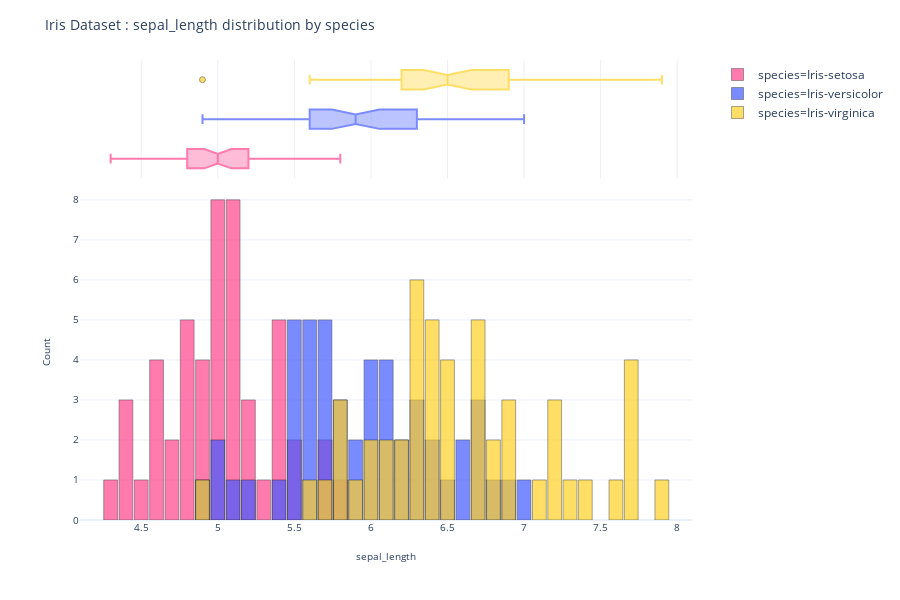
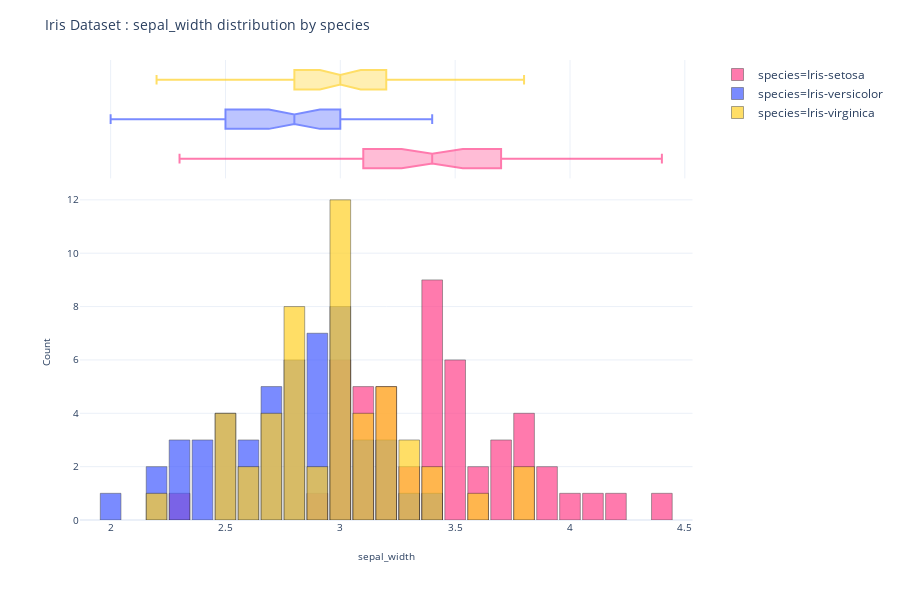
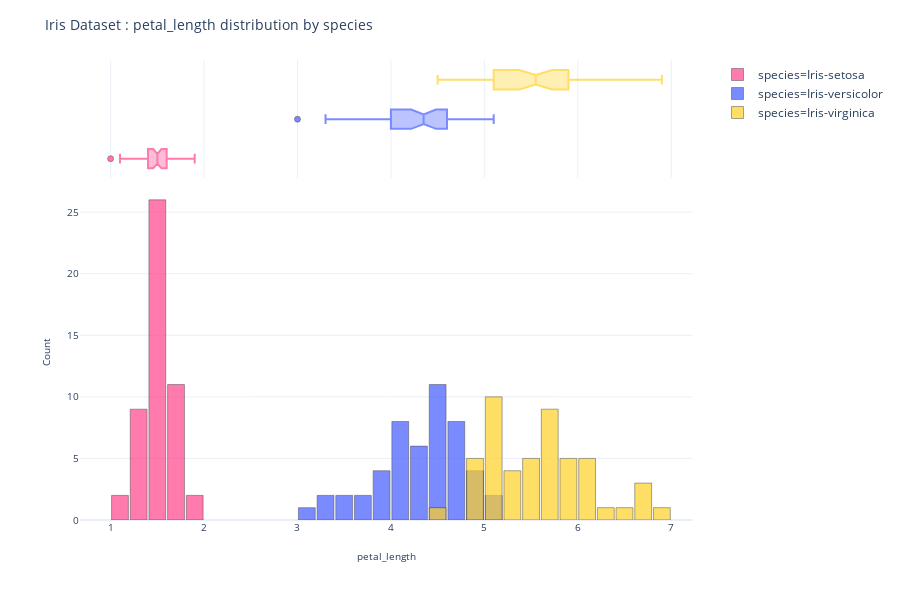
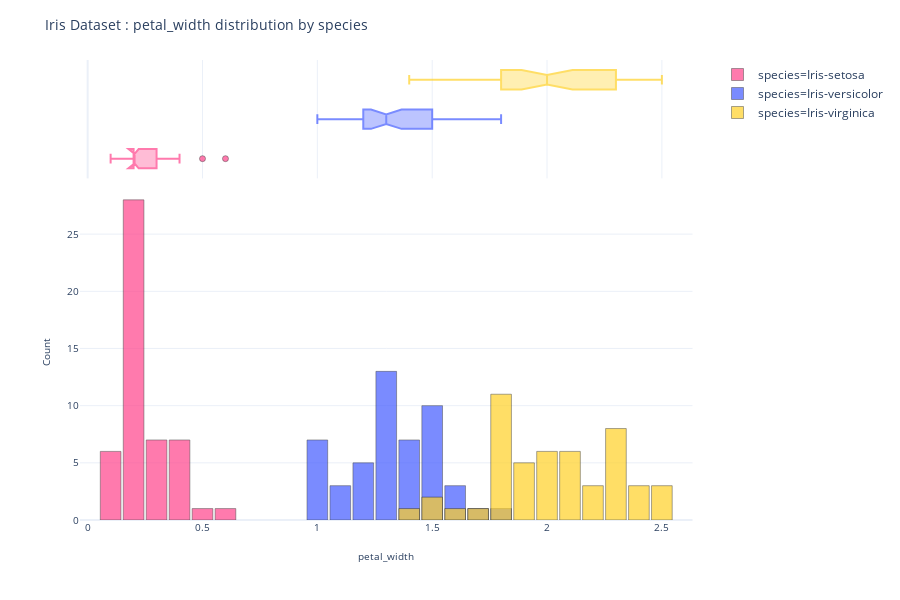

Notebook code for these charts, in order:
### Markdown cell above
## Quick EDA

Quick exploration using plotly to demonstrate the effect of each feature on the species.

### Code cell
# loop through all features
features = df_iris.drop(['id', 'species'], axis=1).columns

for feature in features:
    
    # create a histogram using that feature
    fig = px.histogram(df_iris, x=feature,
                       color="species",
                       nbins=40,
                       template="plotly_white",
                       marginal='box',
                       color_discrete_sequence=['#FF428B', '#425BFF', '#FFD126'])

    # update the bars of the histogram
    fig.update_traces(marker_line_width=.5,
                      marker_line_color="black",
                      opacity=0.7)

    
    # update the layout of the figure
    fig.update_layout(
        title_text=f"Iris Dataset : {feature} distribution by species",
        titlefont_size= 14,
        xaxis_title_text=f'{feature}',
        xaxis_tickfont_size = 10,
        xaxis_title_font_size = 10,
        yaxis_title_text='Count',
        yaxis_tickfont_size = 10,
        yaxis_title_font_size = 10,
        barmode='overlay',
        bargap=0.1    
    )

#     fig.show(renderer = "notebook_connected")
    iplot(fig)

### Figure 1 — Plotly figure (JSON) as saved in the notebook; plotly's stock layout.template omitted (floating-point values rounded to 4 significant figures)
{"data": [{"alignmentgroup": "True", "bingroup": "x", "hoverlabel": {"namelength": 0}, "hovertemplate": "species=Iris-setosa<br>sepal_length=%{x}<br>count=%{y}", "legendgroup": "species=Iris-setosa", "marker": {"color": "#FF428B", "line": {"color": "black", "width": 0.5}}, "name": "species=Iris-setosa", "nbinsx": 40, "offsetgroup": "species=Iris-setosa", "opacity": 0.7, "orientation": "v", "showlegend": true, "type": "histogram", "x": [5.1, 4.9, 4.7, 4.6, 5, 5.4, 4.6, 5, 4.4, 4.9, 5.4, 4.8, 4.8, 4.3, 5.8, 5.7, 5.4, 5.1, 5.7, 5.1, 5.4, 5.1, 4.6, 5.1, 4.8, 5, 5, 5.2, 5.2, 4.7, 4.8, 5.4, 5.2, 5.5, 4.9, 5, 5.5, 4.9, 4.4, 5.1, 5, 4.5, 4.4, 5, 5.1, 4.8, 5.1, 4.6, 5.3, 5], "xaxis": "x", "yaxis": "y"}, {"alignmentgroup": "True", "hoverlabel": {"namelength": 0}, "hovertemplate": "species=Iris-setosa<br>sepal_length=%{x}", "legendgroup": "species=Iris-setosa", "marker": {"color": "#FF428B", "line": {"color": "black", "width": 0.5}}, "name": "species=Iris-setosa", "notched": true, "offsetgroup": "species=Iris-setosa", "opacity": 0.7, "showlegend": false, "type": "box", "x": [5.1, 4.9, 4.7, 4.6, 5, 5.4, 4.6, 5, 4.4, 4.9, 5.4, 4.8, 4.8, 4.3, 5.8, 5.7, 5.4, 5.1, 5.7, 5.1, 5.4, 5.1, 4.6, 5.1, 4.8, 5, 5, 5.2, 5.2, 4.7, 4.8, 5.4, 5.2, 5.5, 4.9, 5, 5.5, 4.9, 4.4, 5.1, 5, 4.5, 4.4, 5, 5.1, 4.8, 5.1, 4.6, 5.3, 5], "xaxis": "x2", "yaxis": "y2"}, {"alignmentgroup": "True", "bingroup": "x", "hoverlabel": {"namelength": 0}, "hovertemplate": "species=Iris-versicolor<br>sepal_length=%{x}<br>count=%{y}", "legendgroup": "species=Iris-versicolor", "marker": {"color": "#425BFF", "line": {"color": "black", "width": 0.5}}, "name": "species=Iris-versicolor", "nbinsx": 40, "offsetgroup": "species=Iris-versicolor", "opacity": 0.7, "orientation": "v", "showlegend": true, "type": "histogram", "x": [7, 6.4, 6.9, 5.5, 6.5, 5.7, 6.3, 4.9, 6.6, 5.2, 5, 5.9, 6, 6.1, 5.6, 6.7, 5.6, 5.8, 6.2, 5.6, 5.9, 6.1, 6.3, 6.1, 6.4, 6.6, 6.8, 6.7, 6, 5.7, 5.5, 5.5, 5.8, 6, 5.4, 6, 6.7, 6.3, 5.6, 5.5, 5.5, 6.1, 5.8, 5, 5.6, 5.7, 5.7, 6.2, 5.1, 5.7], "xaxis": "x", "yaxis": "y"}, {"alignmentgroup": "True", "hoverlabel": {"namelength": 0}, "hovertemplate": "species=Iris-versicolor<br>sepal_length=%{x}", "legendgroup": "species=Iris-versicolor", "marker": {"color": "#425BFF", "line": {"color": "black", "width": 0.5}}, "name": "species=Iris-versicolor", "notched": true, "offsetgroup": "species=Iris-versicolor", "opacity": 0.7, "showlegend": false, "type": "box", "x": [7, 6.4, 6.9, 5.5, 6.5, 5.7, 6.3, 4.9, 6.6, 5.2, 5, 5.9, 6, 6.1, 5.6, 6.7, 5.6, 5.8, 6.2, 5.6, 5.9, 6.1, 6.3, 6.1, 6.4, 6.6, 6.8, 6.7, 6, 5.7, 5.5, 5.5, 5.8, 6, 5.4, 6, 6.7, 6.3, 5.6, 5.5, 5.5, 6.1, 5.8, 5, 5.6, 5.7, 5.7, 6.2, 5.1, 5.7], "xaxis": "x2", "yaxis": "y2"}, {"alignmentgroup": "True", "bingroup": "x", "hoverlabel": {"namelength": 0}, "hovertemplate": "species=Iris-virginica<br>sepal_length=%{x}<br>count=%{y}", "legendgroup": "species=Iris-virginica", "marker": {"color": "#FFD126", "line": {"color": "black", "width": 0.5}}, "name": "species=Iris-virginica", "nbinsx": 40, "offsetgroup": "species=Iris-virginica", "opacity": 0.7, "orientation": "v", "showlegend": true, "type": "histogram", "x": [6.3, 5.8, 7.1, 6.3, 6.5, 7.6, 4.9, 7.3, 6.7, 7.2, 6.5, 6.4, 6.8, 5.7, 5.8, 6.4, 6.5, 7.7, 7.7, 6, 6.9, 5.6, 7.7, 6.3, 6.7, 7.2, 6.2, 6.1, 6.4, 7.2, 7.4, 7.9, 6.4, 6.3, 6.1, 7.7, 6.3, 6.4, 6, 6.9, 6.7, 6.9, 5.8, 6.8, 6.7, 6.7, 6.3, 6.5, 6.2, 5.9], "xaxis": "x", "yaxis": "y"}, {"alignmentgroup": "True", "hoverlabel": {"namelength": 0}, "hovertemplate": "species=Iris-virginica<br>sepal_length=%{x}", "legendgroup": "species=Iris-virginica", "marker": {"color": "#FFD126", "line": {"color": "black", "width": 0.5}}, "name": "species=Iris-virginica", "notched": true, "offsetgroup": "species=Iris-virginica", "opacity": 0.7, "showlegend": false, "type": "box", "x": [6.3, 5.8, 7.1, 6.3, 6.5, 7.6, 4.9, 7.3, 6.7, 7.2, 6.5, 6.4, 6.8, 5.7, 5.8, 6.4, 6.5, 7.7, 7.7, 6, 6.9, 5.6, 7.7, 6.3, 6.7, 7.2, 6.2, 6.1, 6.4, 7.2, 7.4, 7.9, 6.4, 6.3, 6.1, 7.7, 6.3, 6.4, 6, 6.9, 6.7, 6.9, 5.8, 6.8, 6.7, 6.7, 6.3, 6.5, 6.2, 5.9], "xaxis": "x2", "yaxis": "y2"}], "layout": {"bargap": 0.1, "barmode": "overlay", "height": 600, "legend": {"tracegroupgap": 0}, "margin": {"t": 60}, "title": {"font": {"size": 14}, "text": "Iris Dataset : sepal_length distribution by species"}, "xaxis": {"anchor": "y", "domain": [0, 0.98], "tickfont": {"size": 10}, "title": {"font": {"size": 10}, "text": "sepal_length"}}, "xaxis2": {"anchor": "y2", "domain": [0, 0.98], "matches": "x", "showgrid": true, "showticklabels": false}, "yaxis": {"anchor": "x", "domain": [0, 0.7326], "tickfont": {"size": 10}, "title": {"font": {"size": 10}, "text": "Count"}}, "yaxis2": {"anchor": "x2", "domain": [0.7426, 1], "matches": "y2", "showgrid": false, "showticklabels": false}}}

### Figure 2 — Plotly figure (JSON) as saved in the notebook; plotly's stock layout.template omitted (floating-point values rounded to 4 significant figures)
{"data": [{"alignmentgroup": "True", "bingroup": "x", "hoverlabel": {"namelength": 0}, "hovertemplate": "species=Iris-setosa<br>sepal_width=%{x}<br>count=%{y}", "legendgroup": "species=Iris-setosa", "marker": {"color": "#FF428B", "line": {"color": "black", "width": 0.5}}, "name": "species=Iris-setosa", "nbinsx": 40, "offsetgroup": "species=Iris-setosa", "opacity": 0.7, "orientation": "v", "showlegend": true, "type": "histogram", "x": [3.5, 3, 3.2, 3.1, 3.6, 3.9, 3.4, 3.4, 2.9, 3.1, 3.7, 3.4, 3, 3, 4, 4.4, 3.9, 3.5, 3.8, 3.8, 3.4, 3.7, 3.6, 3.3, 3.4, 3, 3.4, 3.5, 3.4, 3.2, 3.1, 3.4, 4.1, 4.2, 3.1, 3.2, 3.5, 3.1, 3, 3.4, 3.5, 2.3, 3.2, 3.5, 3.8, 3, 3.8, 3.2, 3.7, 3.3], "xaxis": "x", "yaxis": "y"}, {"alignmentgroup": "True", "hoverlabel": {"namelength": 0}, "hovertemplate": "species=Iris-setosa<br>sepal_width=%{x}", "legendgroup": "species=Iris-setosa", "marker": {"color": "#FF428B", "line": {"color": "black", "width": 0.5}}, "name": "species=Iris-setosa", "notched": true, "offsetgroup": "species=Iris-setosa", "opacity": 0.7, "showlegend": false, "type": "box", "x": [3.5, 3, 3.2, 3.1, 3.6, 3.9, 3.4, 3.4, 2.9, 3.1, 3.7, 3.4, 3, 3, 4, 4.4, 3.9, 3.5, 3.8, 3.8, 3.4, 3.7, 3.6, 3.3, 3.4, 3, 3.4, 3.5, 3.4, 3.2, 3.1, 3.4, 4.1, 4.2, 3.1, 3.2, 3.5, 3.1, 3, 3.4, 3.5, 2.3, 3.2, 3.5, 3.8, 3, 3.8, 3.2, 3.7, 3.3], "xaxis": "x2", "yaxis": "y2"}, {"alignmentgroup": "True", "bingroup": "x", "hoverlabel": {"namelength": 0}, "hovertemplate": "species=Iris-versicolor<br>sepal_width=%{x}<br>count=%{y}", "legendgroup": "species=Iris-versicolor", "marker": {"color": "#425BFF", "line": {"color": "black", "width": 0.5}}, "name": "species=Iris-versicolor", "nbinsx": 40, "offsetgroup": "species=Iris-versicolor", "opacity": 0.7, "orientation": "v", "showlegend": true, "type": "histogram", "x": [3.2, 3.2, 3.1, 2.3, 2.8, 2.8, 3.3, 2.4, 2.9, 2.7, 2, 3, 2.2, 2.9, 2.9, 3.1, 3, 2.7, 2.2, 2.5, 3.2, 2.8, 2.5, 2.8, 2.9, 3, 2.8, 3, 2.9, 2.6, 2.4, 2.4, 2.7, 2.7, 3, 3.4, 3.1, 2.3, 3, 2.5, 2.6, 3, 2.6, 2.3, 2.7, 3, 2.9, 2.9, 2.5, 2.8], "xaxis": "x", "yaxis": "y"}, {"alignmentgroup": "True", "hoverlabel": {"namelength": 0}, "hovertemplate": "species=Iris-versicolor<br>sepal_width=%{x}", "legendgroup": "species=Iris-versicolor", "marker": {"color": "#425BFF", "line": {"color": "black", "width": 0.5}}, "name": "species=Iris-versicolor", "notched": true, "offsetgroup": "species=Iris-versicolor", "opacity": 0.7, "showlegend": false, "type": "box", "x": [3.2, 3.2, 3.1, 2.3, 2.8, 2.8, 3.3, 2.4, 2.9, 2.7, 2, 3, 2.2, 2.9, 2.9, 3.1, 3, 2.7, 2.2, 2.5, 3.2, 2.8, 2.5, 2.8, 2.9, 3, 2.8, 3, 2.9, 2.6, 2.4, 2.4, 2.7, 2.7, 3, 3.4, 3.1, 2.3, 3, 2.5, 2.6, 3, 2.6, 2.3, 2.7, 3, 2.9, 2.9, 2.5, 2.8], "xaxis": "x2", "yaxis": "y2"}, {"alignmentgroup": "True", "bingroup": "x", "hoverlabel": {"namelength": 0}, "hovertemplate": "species=Iris-virginica<br>sepal_width=%{x}<br>count=%{y}", "legendgroup": "species=Iris-virginica", "marker": {"color": "#FFD126", "line": {"color": "black", "width": 0.5}}, "name": "species=Iris-virginica", "nbinsx": 40, "offsetgroup": "species=Iris-virginica", "opacity": 0.7, "orientation": "v", "showlegend": true, "type": "histogram", "x": [3.3, 2.7, 3, 2.9, 3, 3, 2.5, 2.9, 2.5, 3.6, 3.2, 2.7, 3, 2.5, 2.8, 3.2, 3, 3.8, 2.6, 2.2, 3.2, 2.8, 2.8, 2.7, 3.3, 3.2, 2.8, 3, 2.8, 3, 2.8, 3.8, 2.8, 2.8, 2.6, 3, 3.4, 3.1, 3, 3.1, 3.1, 3.1, 2.7, 3.2, 3.3, 3, 2.5, 3, 3.4, 3], "xaxis": "x", "yaxis": "y"}, {"alignmentgroup": "True", "hoverlabel": {"namelength": 0}, "hovertemplate": "species=Iris-virginica<br>sepal_width=%{x}", "legendgroup": "species=Iris-virginica", "marker": {"color": "#FFD126", "line": {"color": "black", "width": 0.5}}, "name": "species=Iris-virginica", "notched": true, "offsetgroup": "species=Iris-virginica", "opacity": 0.7, "showlegend": false, "type": "box", "x": [3.3, 2.7, 3, 2.9, 3, 3, 2.5, 2.9, 2.5, 3.6, 3.2, 2.7, 3, 2.5, 2.8, 3.2, 3, 3.8, 2.6, 2.2, 3.2, 2.8, 2.8, 2.7, 3.3, 3.2, 2.8, 3, 2.8, 3, 2.8, 3.8, 2.8, 2.8, 2.6, 3, 3.4, 3.1, 3, 3.1, 3.1, 3.1, 2.7, 3.2, 3.3, 3, 2.5, 3, 3.4, 3], "xaxis": "x2", "yaxis": "y2"}], "layout": {"bargap": 0.1, "barmode": "overlay", "height": 600, "legend": {"tracegroupgap": 0}, "margin": {"t": 60}, "title": {"font": {"size": 14}, "text": "Iris Dataset : sepal_width distribution by species"}, "xaxis": {"anchor": "y", "domain": [0, 0.98], "tickfont": {"size": 10}, "title": {"font": {"size": 10}, "text": "sepal_width"}}, "xaxis2": {"anchor": "y2", "domain": [0, 0.98], "matches": "x", "showgrid": true, "showticklabels": false}, "yaxis": {"anchor": "x", "domain": [0, 0.7326], "tickfont": {"size": 10}, "title": {"font": {"size": 10}, "text": "Count"}}, "yaxis2": {"anchor": "x2", "domain": [0.7426, 1], "matches": "y2", "showgrid": false, "showticklabels": false}}}

### Figure 3 — Plotly figure (JSON) as saved in the notebook; plotly's stock layout.template omitted (floating-point values rounded to 4 significant figures)
{"data": [{"alignmentgroup": "True", "bingroup": "x", "hoverlabel": {"namelength": 0}, "hovertemplate": "species=Iris-setosa<br>petal_length=%{x}<br>count=%{y}", "legendgroup": "species=Iris-setosa", "marker": {"color": "#FF428B", "line": {"color": "black", "width": 0.5}}, "name": "species=Iris-setosa", "nbinsx": 40, "offsetgroup": "species=Iris-setosa", "opacity": 0.7, "orientation": "v", "showlegend": true, "type": "histogram", "x": [1.4, 1.4, 1.3, 1.5, 1.4, 1.7, 1.4, 1.5, 1.4, 1.5, 1.5, 1.6, 1.4, 1.1, 1.2, 1.5, 1.3, 1.4, 1.7, 1.5, 1.7, 1.5, 1, 1.7, 1.9, 1.6, 1.6, 1.5, 1.4, 1.6, 1.6, 1.5, 1.5, 1.4, 1.5, 1.2, 1.3, 1.5, 1.3, 1.5, 1.3, 1.3, 1.3, 1.6, 1.9, 1.4, 1.6, 1.4, 1.5, 1.4], "xaxis": "x", "yaxis": "y"}, {"alignmentgroup": "True", "hoverlabel": {"namelength": 0}, "hovertemplate": "species=Iris-setosa<br>petal_length=%{x}", "legendgroup": "species=Iris-setosa", "marker": {"color": "#FF428B", "line": {"color": "black", "width": 0.5}}, "name": "species=Iris-setosa", "notched": true, "offsetgroup": "species=Iris-setosa", "opacity": 0.7, "showlegend": false, "type": "box", "x": [1.4, 1.4, 1.3, 1.5, 1.4, 1.7, 1.4, 1.5, 1.4, 1.5, 1.5, 1.6, 1.4, 1.1, 1.2, 1.5, 1.3, 1.4, 1.7, 1.5, 1.7, 1.5, 1, 1.7, 1.9, 1.6, 1.6, 1.5, 1.4, 1.6, 1.6, 1.5, 1.5, 1.4, 1.5, 1.2, 1.3, 1.5, 1.3, 1.5, 1.3, 1.3, 1.3, 1.6, 1.9, 1.4, 1.6, 1.4, 1.5, 1.4], "xaxis": "x2", "yaxis": "y2"}, {"alignmentgroup": "True", "bingroup": "x", "hoverlabel": {"namelength": 0}, "hovertemplate": "species=Iris-versicolor<br>petal_length=%{x}<br>count=%{y}", "legendgroup": "species=Iris-versicolor", "marker": {"color": "#425BFF", "line": {"color": "black", "width": 0.5}}, "name": "species=Iris-versicolor", "nbinsx": 40, "offsetgroup": "species=Iris-versicolor", "opacity": 0.7, "orientation": "v", "showlegend": true, "type": "histogram", "x": [4.7, 4.5, 4.9, 4, 4.6, 4.5, 4.7, 3.3, 4.6, 3.9, 3.5, 4.2, 4, 4.7, 3.6, 4.4, 4.5, 4.1, 4.5, 3.9, 4.8, 4, 4.9, 4.7, 4.3, 4.4, 4.8, 5, 4.5, 3.5, 3.8, 3.7, 3.9, 5.1, 4.5, 4.5, 4.7, 4.4, 4.1, 4, 4.4, 4.6, 4, 3.3, 4.2, 4.2, 4.2, 4.3, 3, 4.1], "xaxis": "x", "yaxis": "y"}, {"alignmentgroup": "True", "hoverlabel": {"namelength": 0}, "hovertemplate": "species=Iris-versicolor<br>petal_length=%{x}", "legendgroup": "species=Iris-versicolor", "marker": {"color": "#425BFF", "line": {"color": "black", "width": 0.5}}, "name": "species=Iris-versicolor", "notched": true, "offsetgroup": "species=Iris-versicolor", "opacity": 0.7, "showlegend": false, "type": "box", "x": [4.7, 4.5, 4.9, 4, 4.6, 4.5, 4.7, 3.3, 4.6, 3.9, 3.5, 4.2, 4, 4.7, 3.6, 4.4, 4.5, 4.1, 4.5, 3.9, 4.8, 4, 4.9, 4.7, 4.3, 4.4, 4.8, 5, 4.5, 3.5, 3.8, 3.7, 3.9, 5.1, 4.5, 4.5, 4.7, 4.4, 4.1, 4, 4.4, 4.6, 4, 3.3, 4.2, 4.2, 4.2, 4.3, 3, 4.1], "xaxis": "x2", "yaxis": "y2"}, {"alignmentgroup": "True", "bingroup": "x", "hoverlabel": {"namelength": 0}, "hovertemplate": "species=Iris-virginica<br>petal_length=%{x}<br>count=%{y}", "legendgroup": "species=Iris-virginica", "marker": {"color": "#FFD126", "line": {"color": "black", "width": 0.5}}, "name": "species=Iris-virginica", "nbinsx": 40, "offsetgroup": "species=Iris-virginica", "opacity": 0.7, "orientation": "v", "showlegend": true, "type": "histogram", "x": [6, 5.1, 5.9, 5.6, 5.8, 6.6, 4.5, 6.3, 5.8, 6.1, 5.1, 5.3, 5.5, 5, 5.1, 5.3, 5.5, 6.7, 6.9, 5, 5.7, 4.9, 6.7, 4.9, 5.7, 6, 4.8, 4.9, 5.6, 5.8, 6.1, 6.4, 5.6, 5.1, 5.6, 6.1, 5.6, 5.5, 4.8, 5.4, 5.6, 5.1, 5.1, 5.9, 5.7, 5.2, 5, 5.2, 5.4, 5.1], "xaxis": "x", "yaxis": "y"}, {"alignmentgroup": "True", "hoverlabel": {"namelength": 0}, "hovertemplate": "species=Iris-virginica<br>petal_length=%{x}", "legendgroup": "species=Iris-virginica", "marker": {"color": "#FFD126", "line": {"color": "black", "width": 0.5}}, "name": "species=Iris-virginica", "notched": true, "offsetgroup": "species=Iris-virginica", "opacity": 0.7, "showlegend": false, "type": "box", "x": [6, 5.1, 5.9, 5.6, 5.8, 6.6, 4.5, 6.3, 5.8, 6.1, 5.1, 5.3, 5.5, 5, 5.1, 5.3, 5.5, 6.7, 6.9, 5, 5.7, 4.9, 6.7, 4.9, 5.7, 6, 4.8, 4.9, 5.6, 5.8, 6.1, 6.4, 5.6, 5.1, 5.6, 6.1, 5.6, 5.5, 4.8, 5.4, 5.6, 5.1, 5.1, 5.9, 5.7, 5.2, 5, 5.2, 5.4, 5.1], "xaxis": "x2", "yaxis": "y2"}], "layout": {"bargap": 0.1, "barmode": "overlay", "height": 600, "legend": {"tracegroupgap": 0}, "margin": {"t": 60}, "title": {"font": {"size": 14}, "text": "Iris Dataset : petal_length distribution by species"}, "xaxis": {"anchor": "y", "domain": [0, 0.98], "tickfont": {"size": 10}, "title": {"font": {"size": 10}, "text": "petal_length"}}, "xaxis2": {"anchor": "y2", "domain": [0, 0.98], "matches": "x", "showgrid": true, "showticklabels": false}, "yaxis": {"anchor": "x", "domain": [0, 0.7326], "tickfont": {"size": 10}, "title": {"font": {"size": 10}, "text": "Count"}}, "yaxis2": {"anchor": "x2", "domain": [0.7426, 1], "matches": "y2", "showgrid": false, "showticklabels": false}}}

### Figure 4 — Plotly figure (JSON) as saved in the notebook; plotly's stock layout.template omitted (floating-point values rounded to 4 significant figures)
{"data": [{"alignmentgroup": "True", "bingroup": "x", "hoverlabel": {"namelength": 0}, "hovertemplate": "species=Iris-setosa<br>petal_width=%{x}<br>count=%{y}", "legendgroup": "species=Iris-setosa", "marker": {"color": "#FF428B", "line": {"color": "black", "width": 0.5}}, "name": "species=Iris-setosa", "nbinsx": 40, "offsetgroup": "species=Iris-setosa", "opacity": 0.7, "orientation": "v", "showlegend": true, "type": "histogram", "x": [0.2, 0.2, 0.2, 0.2, 0.2, 0.4, 0.3, 0.2, 0.2, 0.1, 0.2, 0.2, 0.1, 0.1, 0.2, 0.4, 0.4, 0.3, 0.3, 0.3, 0.2, 0.4, 0.2, 0.5, 0.2, 0.2, 0.4, 0.2, 0.2, 0.2, 0.2, 0.4, 0.1, 0.2, 0.1, 0.2, 0.2, 0.1, 0.2, 0.2, 0.3, 0.3, 0.2, 0.6, 0.4, 0.3, 0.2, 0.2, 0.2, 0.2], "xaxis": "x", "yaxis": "y"}, {"alignmentgroup": "True", "hoverlabel": {"namelength": 0}, "hovertemplate": "species=Iris-setosa<br>petal_width=%{x}", "legendgroup": "species=Iris-setosa", "marker": {"color": "#FF428B", "line": {"color": "black", "width": 0.5}}, "name": "species=Iris-setosa", "notched": true, "offsetgroup": "species=Iris-setosa", "opacity": 0.7, "showlegend": false, "type": "box", "x": [0.2, 0.2, 0.2, 0.2, 0.2, 0.4, 0.3, 0.2, 0.2, 0.1, 0.2, 0.2, 0.1, 0.1, 0.2, 0.4, 0.4, 0.3, 0.3, 0.3, 0.2, 0.4, 0.2, 0.5, 0.2, 0.2, 0.4, 0.2, 0.2, 0.2, 0.2, 0.4, 0.1, 0.2, 0.1, 0.2, 0.2, 0.1, 0.2, 0.2, 0.3, 0.3, 0.2, 0.6, 0.4, 0.3, 0.2, 0.2, 0.2, 0.2], "xaxis": "x2", "yaxis": "y2"}, {"alignmentgroup": "True", "bingroup": "x", "hoverlabel": {"namelength": 0}, "hovertemplate": "species=Iris-versicolor<br>petal_width=%{x}<br>count=%{y}", "legendgroup": "species=Iris-versicolor", "marker": {"color": "#425BFF", "line": {"color": "black", "width": 0.5}}, "name": "species=Iris-versicolor", "nbinsx": 40, "offsetgroup": "species=Iris-versicolor", "opacity": 0.7, "orientation": "v", "showlegend": true, "type": "histogram", "x": [1.4, 1.5, 1.5, 1.3, 1.5, 1.3, 1.6, 1, 1.3, 1.4, 1, 1.5, 1, 1.4, 1.3, 1.4, 1.5, 1, 1.5, 1.1, 1.8, 1.3, 1.5, 1.2, 1.3, 1.4, 1.4, 1.7, 1.5, 1, 1.1, 1, 1.2, 1.6, 1.5, 1.6, 1.5, 1.3, 1.3, 1.3, 1.2, 1.4, 1.2, 1, 1.3, 1.2, 1.3, 1.3, 1.1, 1.3], "xaxis": "x", "yaxis": "y"}, {"alignmentgroup": "True", "hoverlabel": {"namelength": 0}, "hovertemplate": "species=Iris-versicolor<br>petal_width=%{x}", "legendgroup": "species=Iris-versicolor", "marker": {"color": "#425BFF", "line": {"color": "black", "width": 0.5}}, "name": "species=Iris-versicolor", "notched": true, "offsetgroup": "species=Iris-versicolor", "opacity": 0.7, "showlegend": false, "type": "box", "x": [1.4, 1.5, 1.5, 1.3, 1.5, 1.3, 1.6, 1, 1.3, 1.4, 1, 1.5, 1, 1.4, 1.3, 1.4, 1.5, 1, 1.5, 1.1, 1.8, 1.3, 1.5, 1.2, 1.3, 1.4, 1.4, 1.7, 1.5, 1, 1.1, 1, 1.2, 1.6, 1.5, 1.6, 1.5, 1.3, 1.3, 1.3, 1.2, 1.4, 1.2, 1, 1.3, 1.2, 1.3, 1.3, 1.1, 1.3], "xaxis": "x2", "yaxis": "y2"}, {"alignmentgroup": "True", "bingroup": "x", "hoverlabel": {"namelength": 0}, "hovertemplate": "species=Iris-virginica<br>petal_width=%{x}<br>count=%{y}", "legendgroup": "species=Iris-virginica", "marker": {"color": "#FFD126", "line": {"color": "black", "width": 0.5}}, "name": "species=Iris-virginica", "nbinsx": 40, "offsetgroup": "species=Iris-virginica", "opacity": 0.7, "orientation": "v", "showlegend": true, "type": "histogram", "x": [2.5, 1.9, 2.1, 1.8, 2.2, 2.1, 1.7, 1.8, 1.8, 2.5, 2, 1.9, 2.1, 2, 2.4, 2.3, 1.8, 2.2, 2.3, 1.5, 2.3, 2, 2, 1.8, 2.1, 1.8, 1.8, 1.8, 2.1, 1.6, 1.9, 2, 2.2, 1.5, 1.4, 2.3, 2.4, 1.8, 1.8, 2.1, 2.4, 2.3, 1.9, 2.3, 2.5, 2.3, 1.9, 2, 2.3, 1.8], "xaxis": "x", "yaxis": "y"}, {"alignmentgroup": "True", "hoverlabel": {"namelength": 0}, "hovertemplate": "species=Iris-virginica<br>petal_width=%{x}", "legendgroup": "species=Iris-virginica", "marker": {"color": "#FFD126", "line": {"color": "black", "width": 0.5}}, "name": "species=Iris-virginica", "notched": true, "offsetgroup": "species=Iris-virginica", "opacity": 0.7, "showlegend": false, "type": "box", "x": [2.5, 1.9, 2.1, 1.8, 2.2, 2.1, 1.7, 1.8, 1.8, 2.5, 2, 1.9, 2.1, 2, 2.4, 2.3, 1.8, 2.2, 2.3, 1.5, 2.3, 2, 2, 1.8, 2.1, 1.8, 1.8, 1.8, 2.1, 1.6, 1.9, 2, 2.2, 1.5, 1.4, 2.3, 2.4, 1.8, 1.8, 2.1, 2.4, 2.3, 1.9, 2.3, 2.5, 2.3, 1.9, 2, 2.3, 1.8], "xaxis": "x2", "yaxis": "y2"}], "layout": {"bargap": 0.1, "barmode": "overlay", "height": 600, "legend": {"tracegroupgap": 0}, "margin": {"t": 60}, "title": {"font": {"size": 14}, "text": "Iris Dataset : petal_width distribution by species"}, "xaxis": {"anchor": "y", "domain": [0, 0.98], "tickfont": {"size": 10}, "title": {"font": {"size": 10}, "text": "petal_width"}}, "xaxis2": {"anchor": "y2", "domain": [0, 0.98], "matches": "x", "showgrid": true, "showticklabels": false}, "yaxis": {"anchor": "x", "domain": [0, 0.7326], "tickfont": {"size": 10}, "title": {"font": {"size": 10}, "text": "Count"}}, "yaxis2": {"anchor": "x2", "domain": [0.7426, 1], "matches": "y2", "showgrid": false, "showticklabels": false}}}
